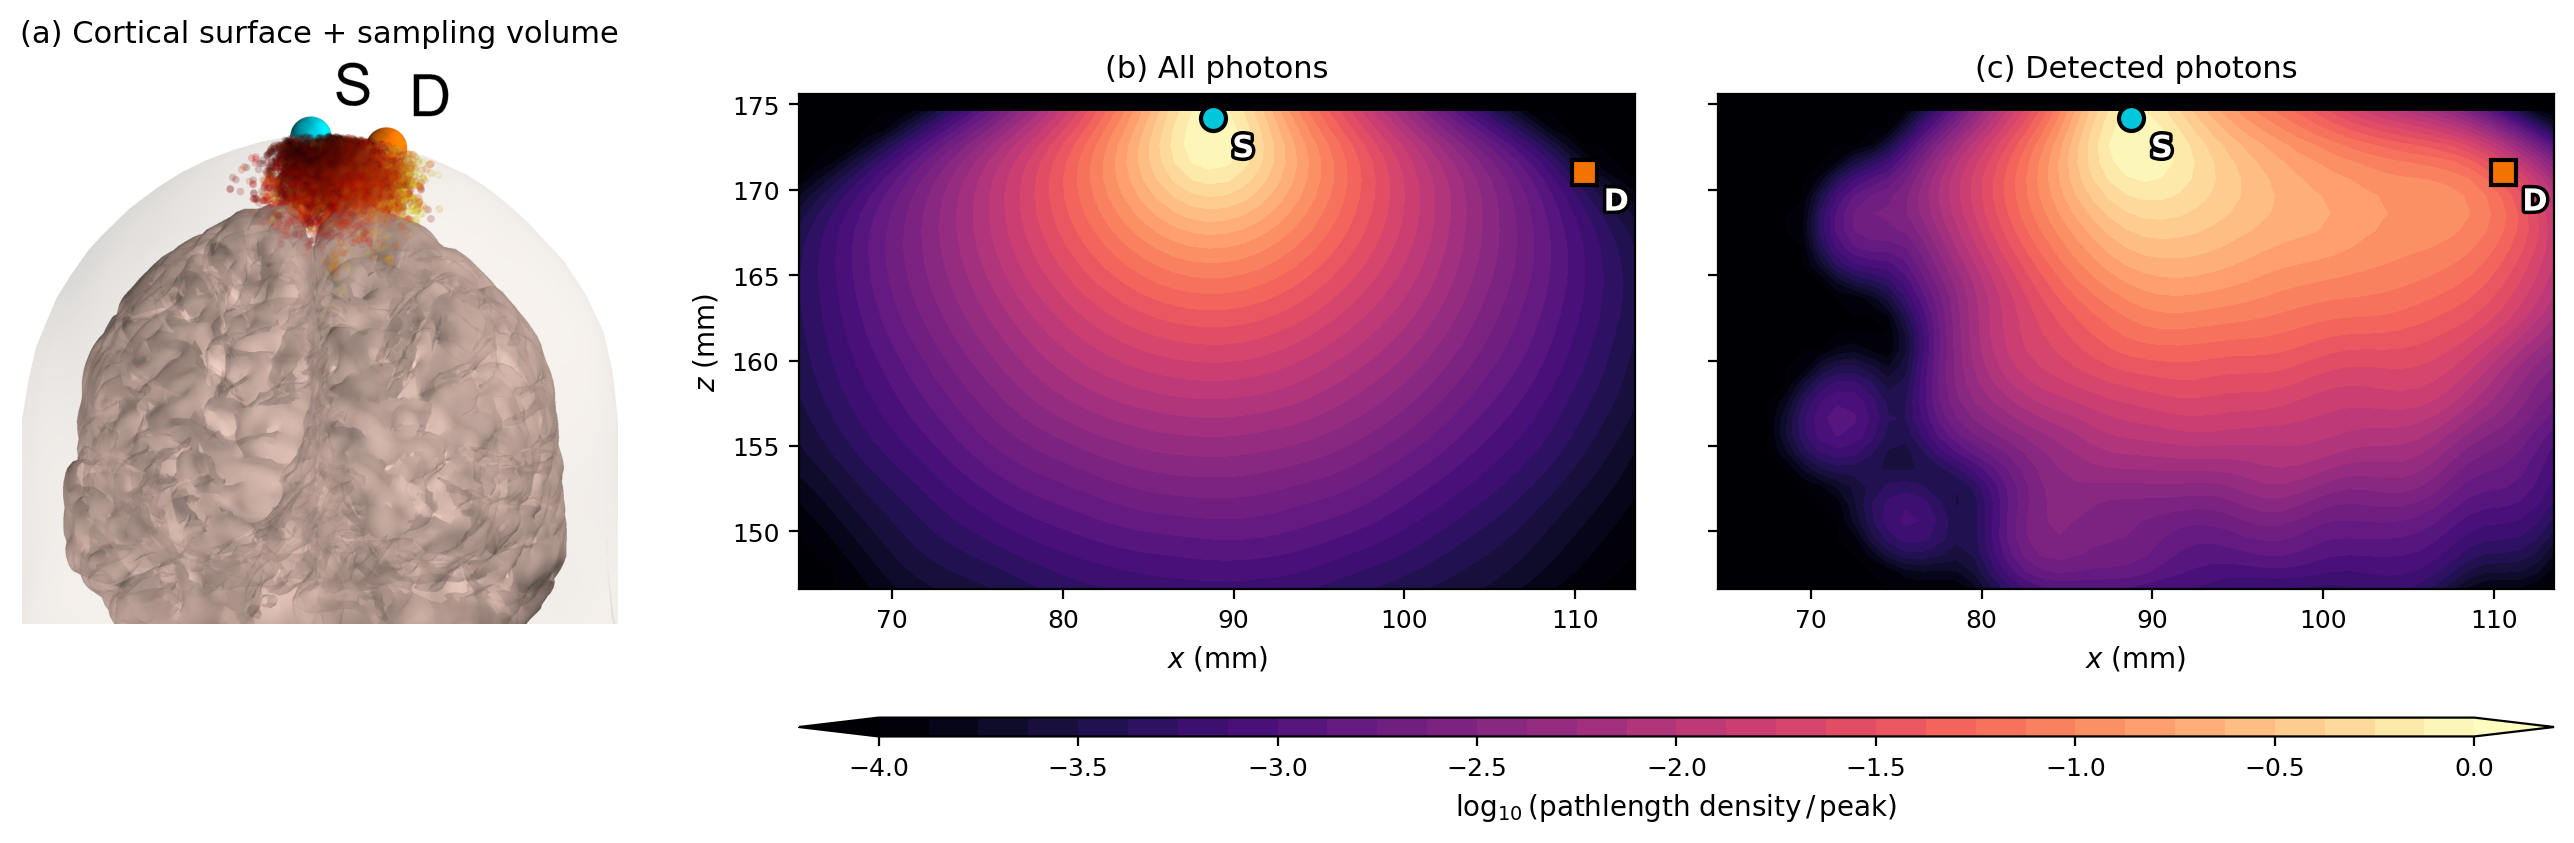

Reproduce this figure in Python.
"""
Figure 4b (v2) -- Sampling volume with an anatomical 3D companion panel.

Three-panel "mock A" layout:

    [ (a) 3D cortex + sampling-volume photons ] [ (b) all photons ] [ (c) detected ]

Panel (a) is a real Mayavi render of the Colin27 cortical (gray-matter) surface -- visible
gyri/sulci -- with the translucent scalp and the DETECTED-photon sampling-volume cloud (the
"banana") shown in the actual anatomy. This carries the "complex 3D brain" point now that the
"triangle count = realism" wording is gone. Panels (b)/(c) are the existing sagittal-slab
pathlength-density maps (all photons vs detected). Source S (cyan) and detector D (orange) use
identical markers + labels in all three panels, and the 3D view is a coronal view (looking
along y) so its x-z axes match the slice panels.

Heavy lifting (mesh load, photon sim, rasterisation) is reused from
fig4b_sampling_volume_comparison.py. This script only adds the 3D anatomy render + composition.

Usage:
    LOW photon count for fast iteration (default):
        MPLBACKEND=Agg python fig4b_anatomy_v2.py
    Bump for the final figure:
        FIG4B_N=500000 python fig4b_anatomy_v2.py
    NO_3D=1 skips the Mayavi render (still writes the two slice panels).
"""
import os
import sys

import numpy as np
import scipy.io
import matplotlib.pyplot as plt
import matplotlib.image as mpimg
import matplotlib.patheffects as pe
from scipy.ndimage import gaussian_filter

sys.path.insert(0, os.path.dirname(os.path.abspath(__file__)))
import fig4b_sampling_volume_comparison as f4b  # noqa: E402

OUT_DIR = os.path.dirname(os.path.abspath(__file__))

# Prefer a local copy of the mesh if one has been dropped next to this script (the original
# fig4b path points outside the project and may be unreadable from a sandboxed session).
_LOCAL_MESH = os.path.join(OUT_DIR, "MMC_Collins_Atlas_Mesh_Version_2L.mat")
if os.path.exists(_LOCAL_MESH):
    f4b.MESH_PATH = _LOCAL_MESH
    print(f"[mesh] using local copy: {_LOCAL_MESH}")

# Low default photon count for brainstorming; bump via FIG4B_N for the final figure.
LOW_N = int(os.environ.get("FIG4B_N", 30_000))
f4b.N_PHOTONS_GPU = LOW_N
f4b.N_PHOTONS_CPU = LOW_N

DETECTOR_FOR_CLOUD = "detector_20mm"   # which channel's sampling volume to show in 3D

# Unified S/D styling across all panels.
S_COLOR = (0.0, 0.78, 0.86)            # cyan
D_COLOR = (0.95, 0.45, 0.0)            # orange
CLOUD_COLORMAP = "hot"

# 3D render appearance / camera (coronal: look along y, z up, x horizontal -> matches slices).
RENDER_SIZE = (820, 900)
CORTEX_COLOR = (0.82, 0.70, 0.66)
SCALP_COLOR = (0.95, 0.86, 0.78)
CORTEX_OPACITY = 0.9
SCALP_OPACITY = 0.12
CAM_AZIMUTH = -90.0                     # flip to +90 if S/D come out left-right mirrored
N_CLOUD_POINTS = 20_000                 # subsample of sampling-volume events drawn in 3D


# --------------------------------------------------------------------------- #
# Surface extraction for rendering (gray-matter cortex + scalp)
# --------------------------------------------------------------------------- #
def load_surface(surface_id):
    """Return (vertices[N,3], faces[M,3] 0-based) for one Colin27 surface id
    (0=scalp, 1=csf, 2=gray, 3=white). For rendering only."""
    data = scipy.io.loadmat(f4b.MESH_PATH)
    nodes = data["node"]
    faces = data["face"].copy()
    faces[:, :3] -= 1
    faces[:, 3] -= 1
    sf = faces[faces[:, 3] == surface_id][:, :3]
    vi = np.unique(sf)
    remap = {g: l for l, g in enumerate(vi)}
    local = np.array([[remap[v] for v in f] for f in sf])
    return nodes[vi], local


# --------------------------------------------------------------------------- #
# Detected-photon sampling-volume cloud (real points)
# --------------------------------------------------------------------------- #
def sampling_cloud(sim, detector_label, max_points=N_CLOUD_POINTS):
    """Return (xyz[K,3], logw[K]) of detected-photon pathlength contributions
    (the sampling volume), subsampled and log-scaled for display."""
    flog = f4b.filtered(sim, detector_label)
    per_event = f4b.pathlength_events(flog)
    if not per_event:
        return None, None
    allpts = np.concatenate(list(per_event.values()), axis=0)   # (n, 4): w, x, y, z
    w, xyz = allpts[:, 0], allpts[:, 1:4]
    if len(w) > max_points:
        idx = np.random.default_rng(0).choice(len(w), max_points, replace=False)
        w, xyz = w[idx], xyz[idx]
    logw = np.log10(np.maximum(w, w.max() * 1e-4))
    return xyz, logw


# --------------------------------------------------------------------------- #
# 3D anatomy render (Mayavi)
# --------------------------------------------------------------------------- #
def render_cortex_3d(sim, out_png):
    import mayavi.mlab as mlab

    gray_v, gray_f = load_surface(2)
    scalp_v, scalp_f = load_surface(0)
    xyz, logw = sampling_cloud(sim, DETECTOR_FOR_CLOUD)

    fig = mlab.figure(size=RENDER_SIZE, bgcolor=(1, 1, 1), fgcolor=(0, 0, 0))
    mlab.triangular_mesh(gray_v[:, 0], gray_v[:, 1], gray_v[:, 2], gray_f,
                         color=CORTEX_COLOR, opacity=CORTEX_OPACITY)
    mlab.triangular_mesh(scalp_v[:, 0], scalp_v[:, 1], scalp_v[:, 2], scalp_f,
                         color=SCALP_COLOR, opacity=SCALP_OPACITY)

    if xyz is not None:
        pts = mlab.points3d(xyz[:, 0], xyz[:, 1], xyz[:, 2], logw, scale_mode="none",
                            scale_factor=2.2, mode="sphere", colormap=CLOUD_COLORMAP,
                            opacity=0.12, resolution=8)
        pts.module_manager.scalar_lut_manager.reverse_lut = True   # high density = dark/red

    # S/D markers + labels (sized in mm; head is ~140 mm so these read clearly).
    for pos, col, lab in [(sim.source_pos, S_COLOR, "S"),
                          (sim.detector_positions[DETECTOR_FOR_CLOUD], D_COLOR, "D")]:
        mlab.points3d([pos[0]], [pos[1]], [pos[2]], color=col, scale_factor=12,
                      resolution=20, mode="sphere")
        mlab.text3d(pos[0] + 5, pos[1], pos[2] + 10, lab, color=(0, 0, 0), scale=11)

    # Coronal view (look along y, +z up): parallel projection framed tightly to the head so
    # it fills the panel instead of floating in whitespace.
    center = scalp_v.mean(axis=0)
    aspect = RENDER_SIZE[0] / RENDER_SIZE[1]
    x_ext = np.ptp(scalp_v[:, 0])
    z_ext = np.ptp(scalp_v[:, 2])
    # Zoom in a touch (0.90) and shift the focal point up toward S/D so the slightly tighter
    # frame keeps the optode/cortex region and only crops the brain base.
    parallel_scale = 0.90 * max(z_ext / 2, (x_ext / 2) / aspect)
    focal = (center[0], center[1], center[2] + 0.10 * z_ext)
    mlab.view(azimuth=CAM_AZIMUTH, elevation=90, focalpoint=focal)
    cam = fig.scene.camera
    cam.view_up = (0.0, 0.0, 1.0)
    cam.parallel_projection = True
    cam.parallel_scale = parallel_scale
    fig.scene.render()
    mlab.savefig(out_png, size=RENDER_SIZE, magnification=1)
    mlab.close(fig)
    _autocrop(out_png)
    print(f"[3D] saved {out_png}")


def _autocrop(path, pad=12):
    """Trim the white border so the head fills the image."""
    from PIL import Image, ImageChops
    im = Image.open(path).convert("RGB")
    bg = Image.new("RGB", im.size, (255, 255, 255))
    bbox = ImageChops.difference(im, bg).getbbox()
    if bbox:
        l, t, r, b = bbox
        l, t = max(0, l - pad), max(0, t - pad)
        r, b = min(im.width, r + pad), min(im.height, b + pad)
        im.crop((l, t, r, b)).save(path)


# --------------------------------------------------------------------------- #
# Sagittal slab panels (reuse fig4b rasterisation)
# --------------------------------------------------------------------------- #
def compute_slab(hist, bins, source_y, slab_half=3.0):
    yc = 0.5 * (bins[1][:-1] + bins[1][1:])
    ymask = np.abs(yc - source_y) <= slab_half
    if not ymask.any():
        ymask = np.zeros_like(yc, dtype=bool)
        ymask[np.argmin(np.abs(yc - source_y))] = True
    return hist[:, ymask, :].sum(axis=1)


def draw_slab(ax, slab, peak, bins, sim, title, smooth_sigma_mm=1.5, bin_mm=1.0):
    xc = 0.5 * (bins[0][:-1] + bins[0][1:])
    zc = 0.5 * (bins[2][:-1] + bins[2][1:])
    slab_s = gaussian_filter(slab, sigma=smooth_sigma_mm / bin_mm)
    levels = np.linspace(-4, 0, 33)
    cmap = plt.get_cmap("magma")
    ax.set_facecolor(cmap(0.0))   # zero-density background = colormap floor (no white gap)
    cs = None
    if peak > 0:
        log_norm = np.log10(np.maximum(slab_s / peak, 10 ** levels[0]))
        cs = ax.contourf(xc, zc, log_norm.T, levels=levels, cmap=cmap, extend="both")
    d = sim.detector_positions[DETECTOR_FOR_CLOUD]
    _marker(ax, sim.source_pos[0], sim.source_pos[2], S_COLOR, "o", "S")
    _marker(ax, d[0], d[2], D_COLOR, "s", "D")
    ax.set_aspect("equal")
    ax.set_title(title, fontsize=11)
    ax.set_xlabel(r"$x$ (mm)", fontsize=10)
    ax.tick_params(labelsize=9)
    return cs


def _marker(ax, x, z, color, shape, label):
    halo = [pe.withStroke(linewidth=2.5, foreground="black")]
    ax.plot(x, z, shape, color=color, ms=9, mec="k", mew=1.5, zorder=10)
    t = ax.annotate(label, (x, z), xytext=(7, -14), textcoords="offset points",
                    color="white", fontsize=11, fontweight="bold", zorder=11)
    t.set_path_effects(halo)


# --------------------------------------------------------------------------- #
# Main: render 3D, compute slabs, compose 3-panel figure
# --------------------------------------------------------------------------- #
def main():
    print(f"[fig4b-v2] N = {LOW_N} photons (set FIG4B_N to change)")
    sim = f4b.simulate()
    for d in f4b.DETECTOR_LABELS:
        print(f"  {d}: {f4b.n_detected(sim, d)} detected")

    png_3d = os.path.join(OUT_DIR, "fig4b_cortex_photons.png")
    have_3d = False
    if os.environ.get("NO_3D") != "1":
        try:
            render_cortex_3d(sim, png_3d)
            have_3d = os.path.exists(png_3d)
        except Exception as e:
            print(f"  [3D] render skipped/failed ({type(e).__name__}: {e}); slices still produced.")

    # Slab maps (all photons vs detected), same recipe as fig4b figure6.
    xyz_limits = sim.scene.getBoundingBox().xyzLimits
    limits = (tuple(xyz_limits[0]), tuple(xyz_limits[1]), tuple(xyz_limits[2]))
    bin_mm = 1.0
    hist_dep, bins = f4b.rasterise_deposition(sim, bin_mm, limits)
    hist_jac, _ = f4b.rasterise_jacobian(sim, DETECTOR_FOR_CLOUD, bin_mm, limits)
    slab_dep = compute_slab(hist_dep, bins, sim.source_y)
    slab_jac = compute_slab(hist_jac, bins, sim.source_y)
    peak_dep = gaussian_filter(slab_dep, 1.5).max()
    peak_jac = gaussian_filter(slab_jac, 1.5).max()

    # Zoom window to the active region.
    xc = 0.5 * (bins[0][:-1] + bins[0][1:])
    zc = 0.5 * (bins[2][:-1] + bins[2][1:])
    act = (gaussian_filter(slab_dep, 1.5) >= 0.01 * peak_dep)
    if act.any():
        xa, za = xc[act.any(axis=1)], zc[act.any(axis=0)]
        # Cap the top just above the optodes so there is no empty band above the scalp.
        z_top = max(za.max(), sim.source_pos[2],
                    sim.detector_positions[DETECTOR_FOR_CLOUD][2]) + 1.0
        xlim = (xa.min() - 12, xa.max() + 12)
        zlim = (za.min() - 12, z_top)
    else:
        xlim = zlim = None

    # ---- Compose 3-panel figure ----
    fig = plt.figure(figsize=(14, 4.4))
    gs = fig.add_gridspec(2, 3, width_ratios=[0.95, 1.0, 1.0],
                          height_ratios=[30, 1], hspace=0.32, wspace=0.10,
                          left=0.04, right=0.98, top=0.9, bottom=0.13)
    ax3d = fig.add_subplot(gs[0, 0])
    axa = fig.add_subplot(gs[0, 1])
    axb = fig.add_subplot(gs[0, 2], sharey=axa)
    cax = fig.add_subplot(gs[1, 1:])

    if have_3d:
        ax3d.imshow(mpimg.imread(png_3d))
    else:
        ax3d.text(0.5, 0.5, "(3D render unavailable)", ha="center", va="center")
    ax3d.axis("off")
    ax3d.set_title("(a) Cortical surface + sampling volume", fontsize=11)

    draw_slab(axa, slab_dep, peak_dep, bins, sim, "(b) All photons")
    cs = draw_slab(axb, slab_jac, peak_jac, bins, sim, "(c) Detected photons")
    axa.set_ylabel(r"$z$ (mm)", fontsize=10)
    plt.setp(axb.get_yticklabels(), visible=False)
    if xlim:
        for ax in (axa, axb):
            ax.set_xlim(*xlim)
            ax.set_ylim(*zlim)

    if cs is not None:
        cbar = fig.colorbar(cs, cax=cax, orientation="horizontal")
        cbar.set_label(r"$\log_{10}(\text{pathlength density}\,/\,\text{peak})$", fontsize=10)
        cbar.ax.tick_params(labelsize=9)

    for ext, dpi in [("pdf", 300), ("png", 200)]:
        path = os.path.join(OUT_DIR, f"fig4b_anatomy_v2.{ext}")
        fig.savefig(path, dpi=dpi, bbox_inches="tight")
        print(f"[save] {path}")


if __name__ == "__main__":
    main()
